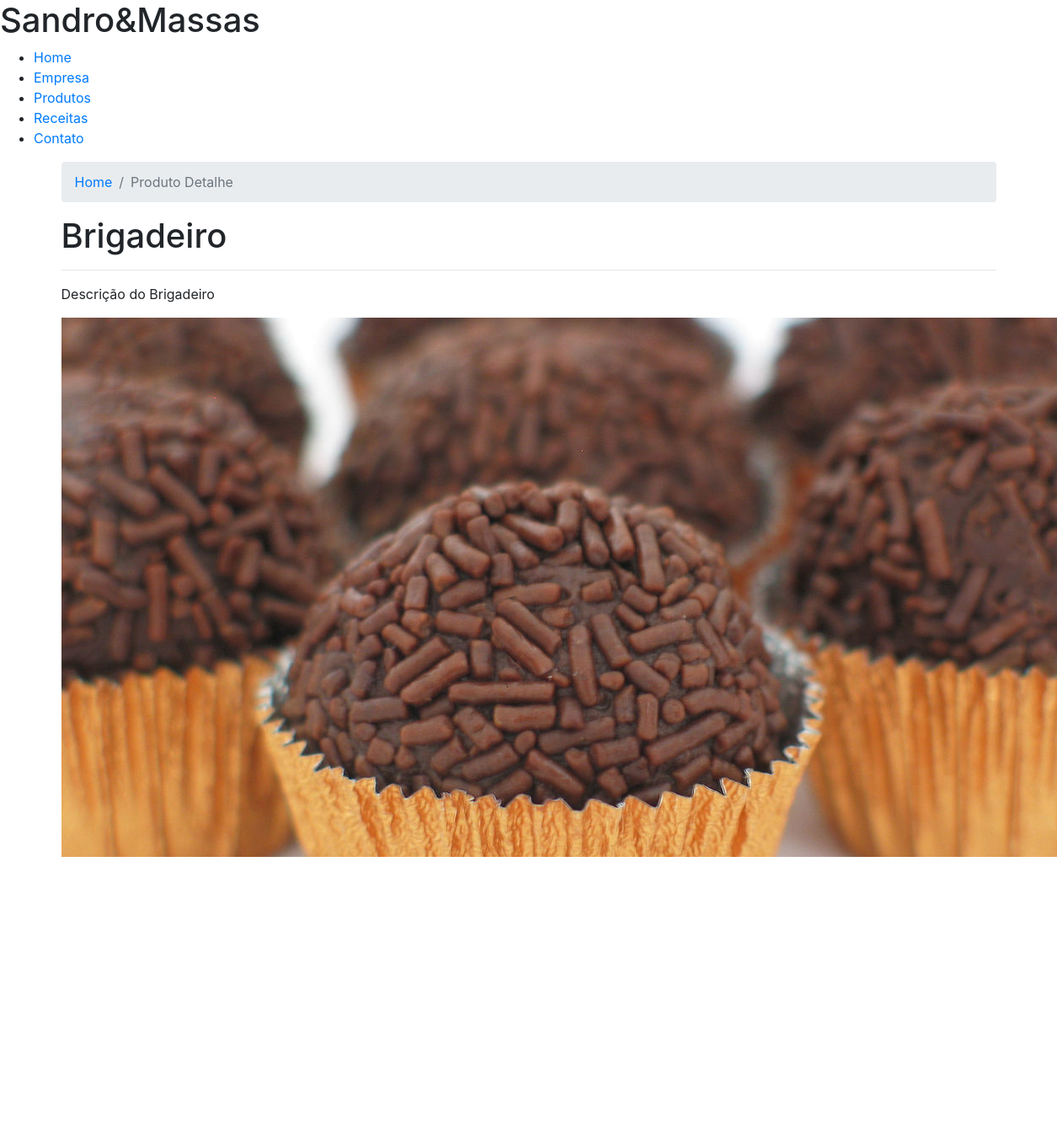
The page /produto-detalhe.php?id=1 on the database its author committed.
### tables this page shows
CREATE TABLE `produtos` (
  `ProdutoID` int(11) NOT NULL,
  `Nome` varchar(100) NOT NULL,
  `Imagem` varchar(200) NOT NULL,
  `Preco` float NOT NULL,
  `Descricao` longtext NOT NULL,
  `CategoriaID` int(11) NOT NULL
);

### produto-detalhe.php (the view, shortened to what this page needs)
<?php
include_once './includes/_banco.php';
include_once './includes/_head.php';
include_once './includes/_header.php';
$id = $_GET['id'];
$sql = mysqli_query($conn,"SELECT * FROM produtos WHERE ProdutoID = {$id};") or die("Erro");
$produto = mysqli_fetch_assoc($sql)
?>
    <h1><?php echo $produto['Nome'];?></h1>
    <hr>
    <p><?php echo $produto['Descricao'];?></p>
    <img src="./produtos/<?php echo $produto['Imagem']; ?>" >
    <hr>
    <span><?php echo ConverterEmMoeda($produto['Preco']);?></span>
    <span>
        <a href="./produtos.php">Voltar</a>
    </span>
<?php
include_once './includes/_footer.php';
?>

### rows shown on the page
produtos: Nome "Brigadeiro", Descricao "Descrição do Brigadeiro", Imagem (picture)

### other values the page prints
$paginaAtual "Produto Detalhe"
